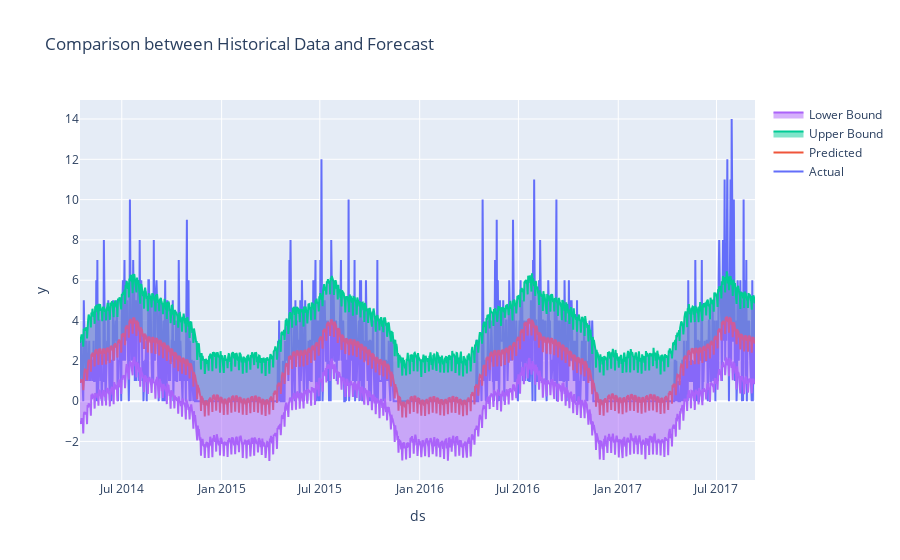

The notebook cell saved with this chart:
### Code cell
import plotly.graph_objs as go

combined_6184_to_6015 = pd.merge(rides_6184_to_6015_prophet, forecast, on='ds')

fig = go.Figure()
fig.add_trace(go.Scatter(x=combined_6184_to_6015['ds'], y=combined_6184_to_6015['y'],
                    mode='lines', name='Actual'))
fig.add_trace(go.Scatter(x=combined_6184_to_6015['ds'], y=combined_6184_to_6015['yhat'],
                    mode='lines', name='Predicted'))
fig.add_trace(go.Scatter(x=combined_6184_to_6015['ds'], y=combined_6184_to_6015['yhat_upper'],
                    fill='tonexty', mode='lines', name='Upper Bound'))
fig.add_trace(go.Scatter(x=combined_6184_to_6015['ds'], y=combined_6184_to_6015['yhat_lower'],
                    fill='tonexty', mode='lines', name='Lower Bound'))

fig.update_layout(title='Comparison between Historical Data and Forecast',
                   xaxis_title='ds',
                   yaxis_title='y')

fig.show()

### Figure 1 — Plotly figure (JSON) as saved in the notebook; plotly's stock layout.template omitted (floating-point values rounded to 4 significant figures; data arrays with more than 128 entries replaced by an {"elided": "..."} marker saying what was removed)
{"data": [{"mode": "lines", "name": "Actual", "type": "scatter", "x": {"elided": "1245 str values"}, "y": {"elided": "1245 int values"}}, {"mode": "lines", "name": "Predicted", "type": "scatter", "x": {"elided": "1245 str values"}, "y": {"elided": "1245 float values"}}, {"fill": "tonexty", "mode": "lines", "name": "Upper Bound", "type": "scatter", "x": {"elided": "1245 str values"}, "y": {"elided": "1245 float values"}}, {"fill": "tonexty", "mode": "lines", "name": "Lower Bound", "type": "scatter", "x": {"elided": "1245 str values"}, "y": {"elided": "1245 float values"}}], "layout": {"title": {"text": "Comparison between Historical Data and Forecast"}, "xaxis": {"title": {"text": "ds"}}, "yaxis": {"title": {"text": "y"}}}}
